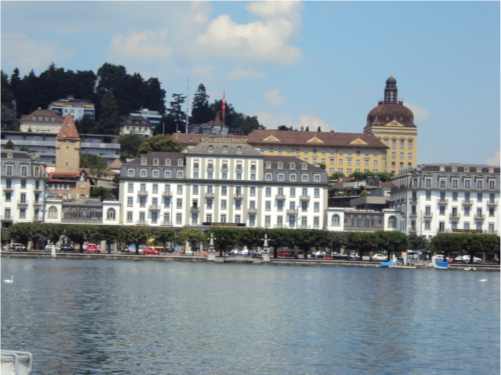
#> input picture lab3Vid/lab3Vid/11.JPG, 501 x 375 px, found by its file name
$ python lab3Vid.py
#> lines starting #> are read from the running program, lines starting #| are printed output that depends on the picture
import numpy as np
import cv2 as cv
from collections import deque

# Kreiranje SIFT detektora
detector = cv.SIFT_create()

# Minimalni broj podudaranja potrebnih za uspešno spajanje slika
MIN_MATCH_COUNT = 30


def merge_images(img1, img2):
    # Pronalaženje ključnih tačaka i opisa za obe slike
    kp1, des1 = detector.detectAndCompute(img1, None)
    kp2, des2 = detector.detectAndCompute(img2, None)

    # Konfiguracija FLANN Matcher-a
    FLANN_INDEX_KDTREE = 1
    index_params = dict(algorithm=FLANN_INDEX_KDTREE, trees=5)
    search_params = dict(checks=50)
    flann = cv.FlannBasedMatcher(index_params, search_params)

    # Pronalaženje najboljih podudaranja
    matches = flann.knnMatch(des1, des2, k=2)

    # Filtriranje dobrih podudaranja na osnovu distanci
    good = [m for m, n in matches if m.distance < 0.7 * n.distance]

    # Provera minimalnog broja dobrih podudaranja
    if len(good) <= MIN_MATCH_COUNT:
        return None

    # Određivanje orijentacije i redosleda slika
    right_pts = [kp1[el.queryIdx].pt[0] > img1.shape[1] // 2 for el in good]
    more_right_pts = len([pt for pt in right_pts if pt]) > (len(good) // 2)
    left_img, right_img = (img1, img2) if more_right_pts else (img2, img1)

    # Priprema tačaka za određivanje homografije
    pts1 = np.float32([kp1[m.queryIdx].pt for m in good]).reshape(-1, 1, 2)
    pts2 = np.float32([kp2[m.trainIdx].pt for m in good]).reshape(-1, 1, 2)

    # Pronalaženje homografije pomoću RANSAC algoritma
    if more_right_pts:
        M, _ = cv.findHomography(pts2, pts1, cv.RANSAC, 5.0)
    else:
        M, _ = cv.findHomography(pts1, pts2, cv.RANSAC, 5.0)

    # Spajanje slika pomoću homografije
    result = cv.warpPerspective(
        right_img,
        M,
        (right_img.shape[1] + left_img.shape[1], right_img.shape[0] + left_img.shape[0]),
    )

    # Kopiranje rezultujuće slike
    res_cpy = result.copy()

    # Postavljanje leve slike na odgovarajuće mesto
    result[0 : left_img.shape[0], 0 : left_img.shape[1]] = left_img

    # Zamena crnih piksela u rezultujućoj slici sa odgovarajućim pikselima iz kopije
    result = np.where(res_cpy == [0, 0, 0], result, res_cpy)

    # Uklanjanje viška ivica u rezultatu
    non_black_pixels = np.nonzero(result != [0, 0, 0])
    result = result[0 : np.max(non_black_pixels[0]), 0 : np.max(non_black_pixels[1])]

    return result


# Učitavanje slika
image1 = cv.imread("11.jpg")
#> image1 is the input picture: shape (375, 501, 3); mean B, G, R 149.6, 143, 130.7
image2 = cv.imread("22.jpg")
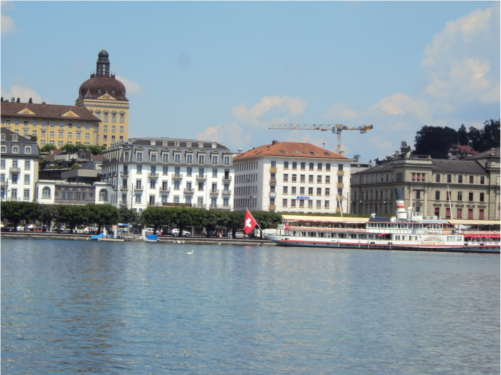
#> input picture lab3Vid/lab3Vid/22.jpg, 501 x 375 px
#> image2 is the input picture: shape (375, 501, 3); mean B, G, R 162.2, 152.9, 137.6
image3 = cv.imread("33.jpg")
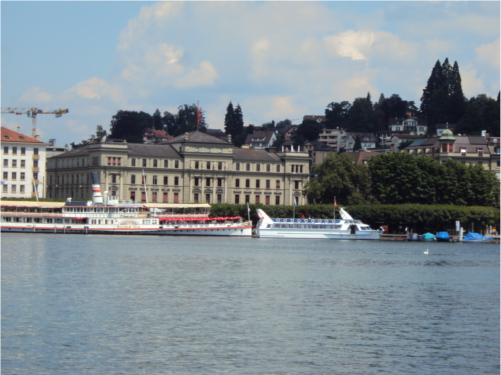
#> input picture lab3Vid/lab3Vid/33.JPG, 501 x 375 px, found by its file name
#> image3 is the input picture: shape (375, 501, 3); mean B, G, R 146.2, 139.8, 129.1

# Inicijalizacija steka i pomoćnog steka
stack = deque()
helper_stack = deque()

# Postavljanje trenutne slike na prvu učitanu sliku
curr_image = image1
# Dodavanje preostalih slika na stek
stack.append(image2)
stack.append(image3)

# Spajanje slika sve dok ima slika na steku
while stack:
    second_image = stack.pop()
    merged = merge_images(curr_image, second_image)
    if merged is not None:
        # Ako je uspešno spojeno, postavljanje trenutne slike na spojeni rezultat
        curr_image = merged
        # Dodavanje slika sa pomoćnog steka na stek
        stack.extend(reversed(helper_stack))
        helper_stack.clear()
    else:
        # Ako nije uspešno spojeno, dodavanje slike na pomoćni stek
        helper_stack.append(second_image)
#> this loop made 3 passes
#> (matches in merge_images, good in merge_images, more_right_pts in merge_images) on passes 2 to 3: (1780 matches, 393 matches, True), (2574 matches, 313 matches, True)
#> (matches in merge_images, good in merge_images) on pass 1: (1780 matches, 11 matches)
#> pass 2, in merge_images (call 2), `result = cv.warpPerspective( right_img, M, (right_img.shape[1] + left_..`:
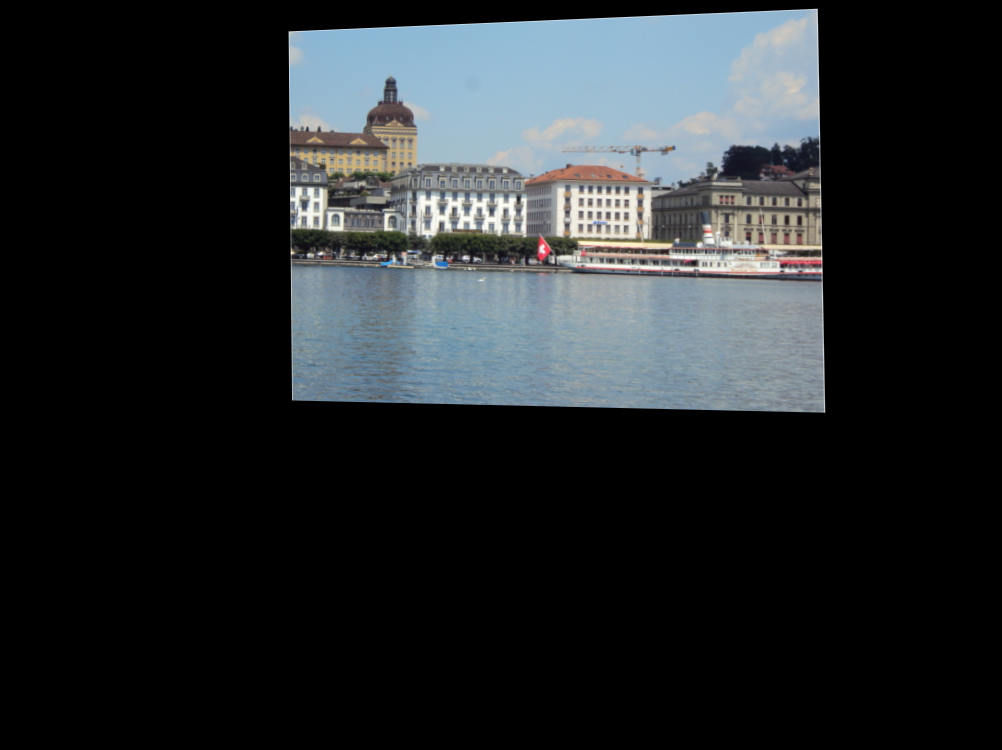
#> result: shape (750, 1002, 3); mean B, G, R 44.4, 41.8, 37.7
#> pass 2, in merge_images (call 2), `result = np.where(res_cpy == [0, 0, 0], result, res_cpy)`:
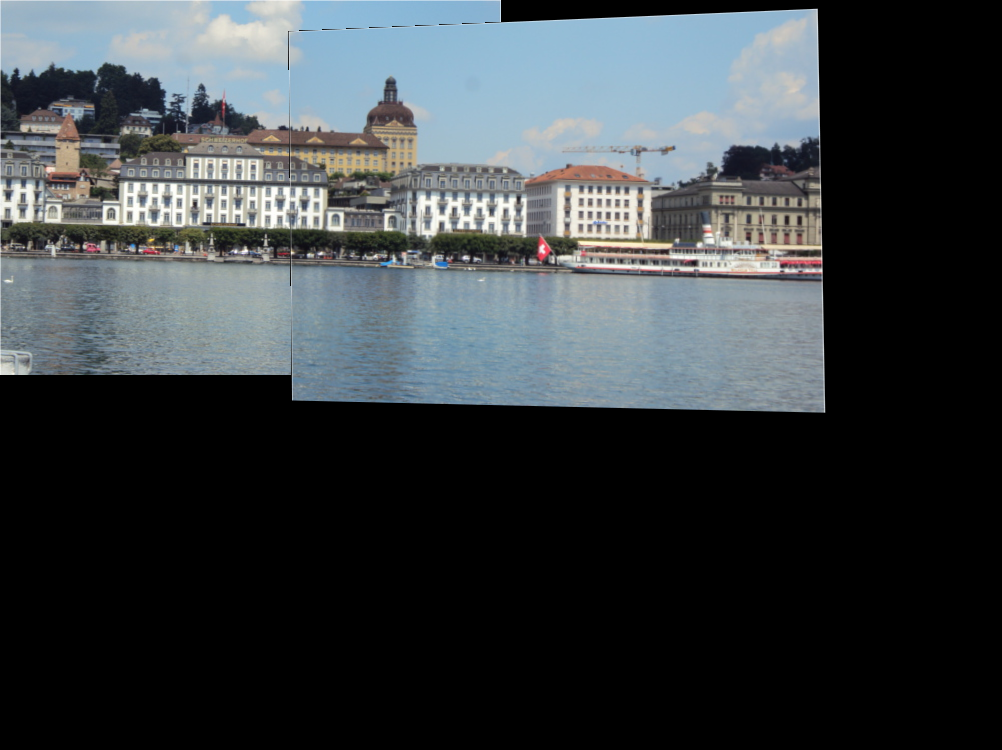
#> result: shape (750, 1002, 3); mean B, G, R 66.4, 63.2, 57.6
#> pass 2, in merge_images (call 2), `result = result[0 : np.max(non_black_pixels[0]), 0 : np.max(non_black_..`:
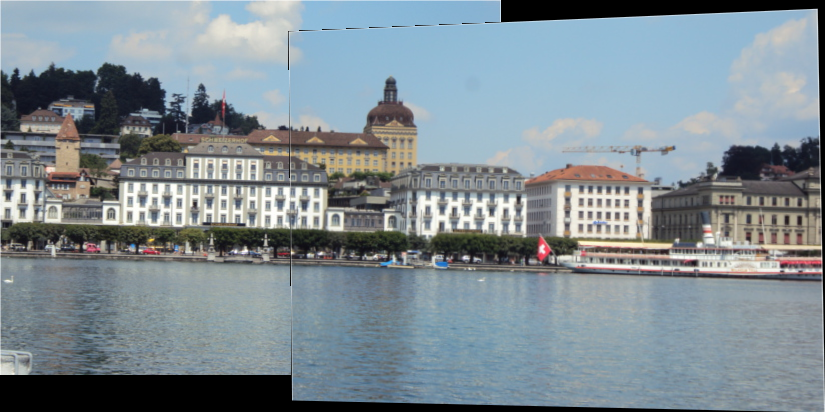
#> result: shape (412, 825, 3); mean B, G, R 146.8, 139.7, 127.4
#> pass 3, in merge_images (call 3), `result = cv.warpPerspective( right_img, M, (right_img.shape[1] + left_..`:
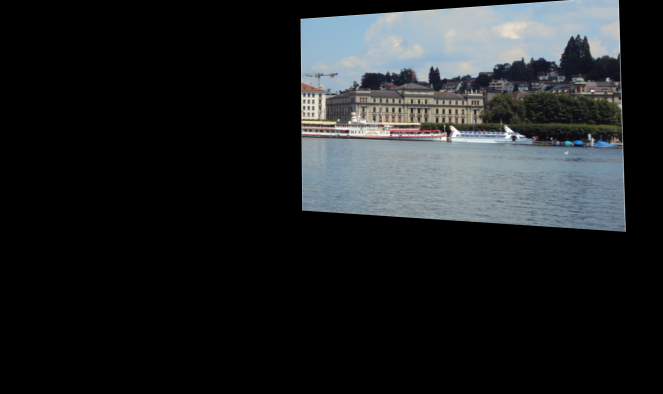
#> result: shape (787, 1326, 3) (shown at 1/2 size); mean B, G, R 37.5, 35.9, 33.1
#> after the loop:
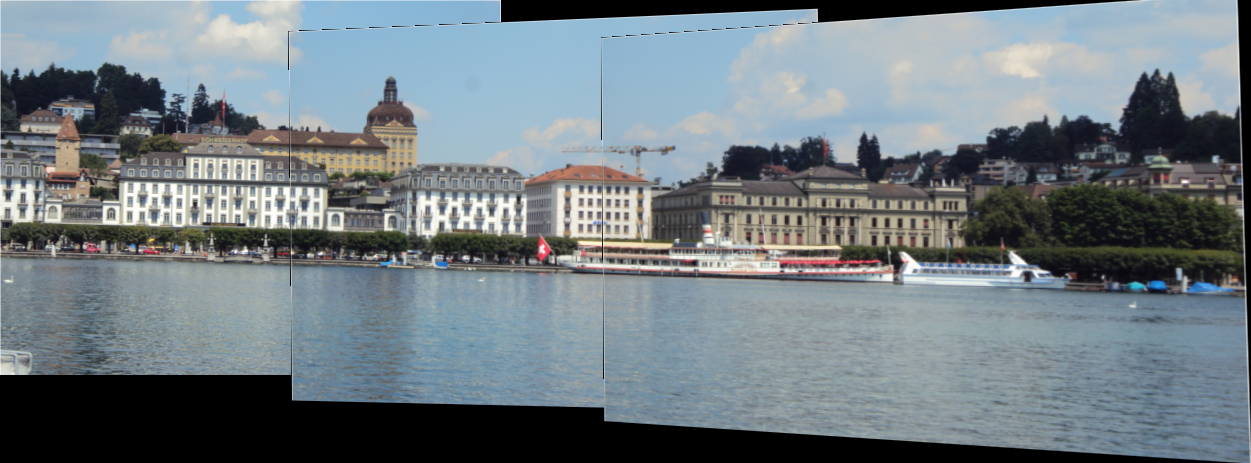
#> curr_image: shape (463, 1251, 3); mean B, G, R 130.4, 124.4, 113.7

# Prikazivanje rezultata
if curr_image is not None:
    cv.imshow("Rezultat", curr_image)
    cv.imwrite("rezultat.jpg", curr_image)
    cv.waitKey(0)
